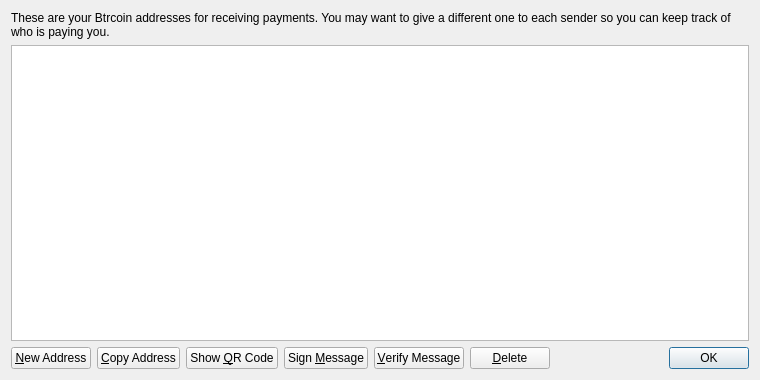
<?xml version="1.0" encoding="UTF-8"?>
<ui version="4.0">
 <class>AddressBookPage</class>
 <widget class="QWidget" name="AddressBookPage">
  <property name="geometry">
   <rect>
    <x>0</x>
    <y>0</y>
    <width>760</width>
    <height>380</height>
   </rect>
  </property>
  <property name="windowTitle">
   <string>Address Book</string>
  </property>
  <layout class="QVBoxLayout" name="verticalLayout">
   <item>
    <widget class="QLabel" name="labelExplanation">
     <property name="text">
      <string>These are your Btrcoin addresses for receiving payments. You may want to give a different one to each sender so you can keep track of who is paying you.</string>
     </property>
     <property name="textFormat">
      <enum>Qt::PlainText</enum>
     </property>
     <property name="wordWrap">
      <bool>true</bool>
     </property>
    </widget>
   </item>
   <item>
    <widget class="QTableView" name="tableView">
     <property name="contextMenuPolicy">
      <enum>Qt::CustomContextMenu</enum>
     </property>
     <property name="toolTip">
      <string>Double-click to edit address or label</string>
     </property>
     <property name="tabKeyNavigation">
      <bool>false</bool>
     </property>
     <property name="alternatingRowColors">
      <bool>true</bool>
     </property>
     <property name="selectionMode">
      <enum>QAbstractItemView::SingleSelection</enum>
     </property>
     <property name="selectionBehavior">
      <enum>QAbstractItemView::SelectRows</enum>
     </property>
     <property name="sortingEnabled">
      <bool>true</bool>
     </property>
     <attribute name="verticalHeaderVisible">
      <bool>false</bool>
     </attribute>
    </widget>
   </item>
   <item>
    <layout class="QHBoxLayout" name="horizontalLayout">
     <item>
      <widget class="QPushButton" name="newAddressButton">
       <property name="toolTip">
        <string>Create a new address</string>
       </property>
       <property name="text">
        <string>&amp;New Address</string>
       </property>
       <property name="icon">
        <iconset resource="../bitcoin.qrc">
         <normaloff>:/icons/add</normaloff>:/icons/add</iconset>
       </property>
      </widget>
     </item>
     <item>
      <widget class="QPushButton" name="copyToClipboard">
       <property name="toolTip">
        <string>Copy the currently selected address to the system clipboard</string>
       </property>
       <property name="text">
        <string>&amp;Copy Address</string>
       </property>
       <property name="icon">
        <iconset resource="../bitcoin.qrc">
         <normaloff>:/icons/editcopy</normaloff>:/icons/editcopy</iconset>
       </property>
      </widget>
     </item>
     <item>
      <widget class="QPushButton" name="showQRCode">
       <property name="text">
        <string>Show &amp;QR Code</string>
       </property>
       <property name="icon">
        <iconset resource="../bitcoin.qrc">
         <normaloff>:/icons/qrcode</normaloff>:/icons/qrcode</iconset>
       </property>
      </widget>
     </item>
     <item>
      <widget class="QPushButton" name="signMessage">
       <property name="toolTip">
        <string>Sign a message to prove you own a Btrcoin address</string>
       </property>
       <property name="text">
        <string>Sign &amp;Message</string>
       </property>
       <property name="icon">
        <iconset resource="../bitcoin.qrc">
         <normaloff>:/icons/edit</normaloff>:/icons/edit</iconset>
       </property>
      </widget>
     </item>
     <item>
      <widget class="QPushButton" name="verifyMessage">
       <property name="toolTip">
        <string>Verify a message to ensure it was signed with a specified Btrcoin address</string>
       </property>
       <property name="text">
        <string>&amp;Verify Message</string>
       </property>
       <property name="icon">
        <iconset resource="../bitcoin.qrc">
         <normaloff>:/icons/transaction_0</normaloff>:/icons/transaction_0</iconset>
       </property>
      </widget>
     </item>
     <item>
      <widget class="QPushButton" name="deleteButton">
       <property name="toolTip">
        <string>Delete the currently selected address from the list</string>
       </property>
       <property name="text">
        <string>&amp;Delete</string>
       </property>
       <property name="icon">
        <iconset resource="../bitcoin.qrc">
         <normaloff>:/icons/remove</normaloff>:/icons/remove</iconset>
       </property>
      </widget>
     </item>
     <item>
      <spacer name="horizontalSpacer">
       <property name="orientation">
        <enum>Qt::Horizontal</enum>
       </property>
       <property name="sizeHint" stdset="0">
        <size>
         <width>40</width>
         <height>20</height>
        </size>
       </property>
      </spacer>
     </item>
     <item>
      <widget class="QDialogButtonBox" name="buttonBox">
       <property name="sizePolicy">
        <sizepolicy hsizetype="Maximum" vsizetype="Fixed">
         <horstretch>0</horstretch>
         <verstretch>0</verstretch>
        </sizepolicy>
       </property>
       <property name="standardButtons">
        <set>QDialogButtonBox::Ok</set>
       </property>
      </widget>
     </item>
    </layout>
   </item>
  </layout>
 </widget>
 <resources>
  <include location="../bitcoin.qrc"/>
 </resources>
 <connections/>
</ui>
